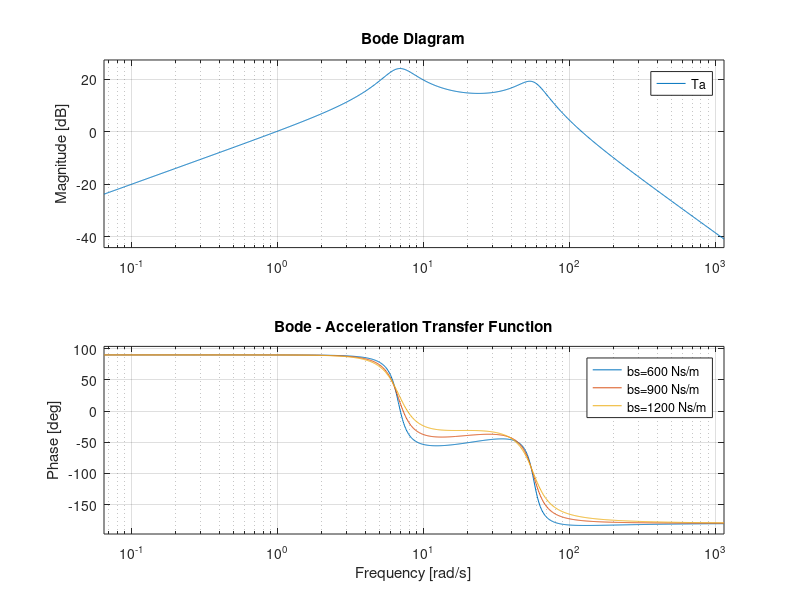
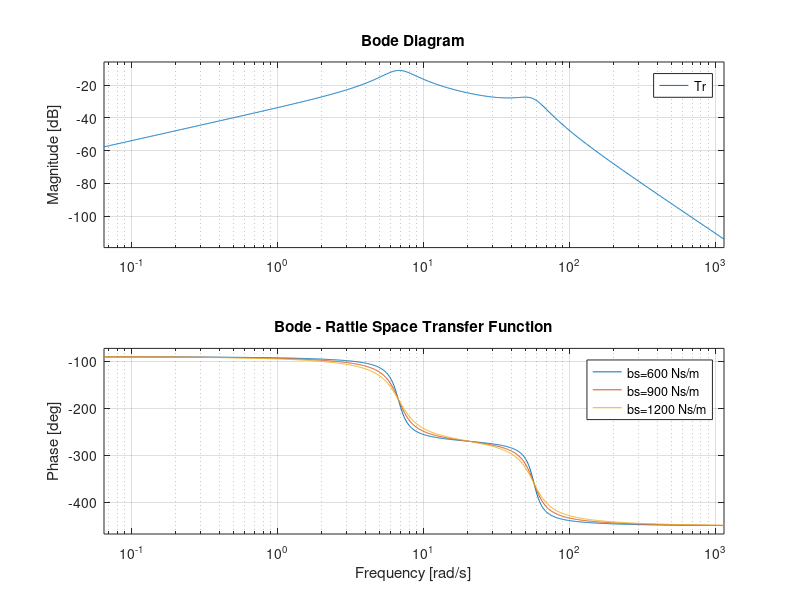
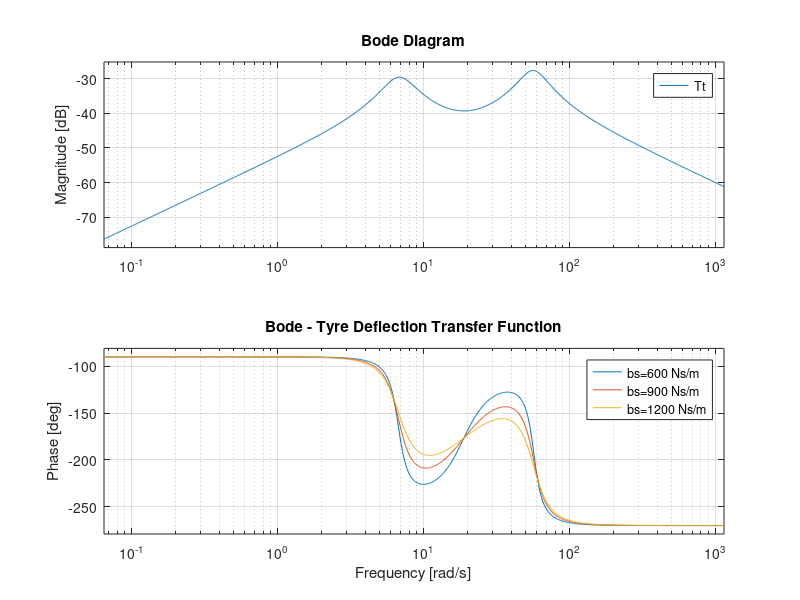

The MATLAB script that drew these images, in order:
ms = 300;
mu = 50;
ks = 15000;
kt = 150000;
bs_list = [600, 900, 1200];
wn = {6.5*10^-2, 57.5*10*2};

gm_pm = [];

s = tf('s');

for bs = bs_list
    d = mu*ms*s^4 + (mu + ms)*bs*s^3 + (mu*ks + ms*ks + ms*kt)*s^2 + bs*kt*s + ks*kt;
    Ta = (kt*s * (bs*s + ks)) / d;
    Tr = (-kt*ms*s) / d;
    Tt = -(mu*ms*s^3 + (mu + ms)*bs*s^2 + (mu + ms)*ks * s) / d;

    figure(1);
    bode(Ta, wn);
    title('Bode - Acceleration Transfer Function');
    hold on;
    [gm, pm] = margin(Ta);
    gm_pm = [gm_pm; gm, pm];

    figure(2);
    bode(Tr, wn);
    title('Bode - Rattle Space Transfer Function');
    hold on;
    [gm, pm] = margin(Tr);
    gm_pm = [gm_pm; gm, pm];

    figure(3);
    bode(Tt, wn);
    title('Bode - Tyre Deflection Transfer Function');
    hold on;
    [gm, pm] = margin(Tt);
    gm_pm = [gm_pm; gm, pm];
end

figure(1); legend({'bs=600 Ns/m', 'bs=900 Ns/m', 'bs=1200 Ns/m'});
figure(2); legend({'bs=600 Ns/m', 'bs=900 Ns/m', 'bs=1200 Ns/m'});
figure(3); legend({'bs=600 Ns/m', 'bs=900 Ns/m', 'bs=1200 Ns/m'});